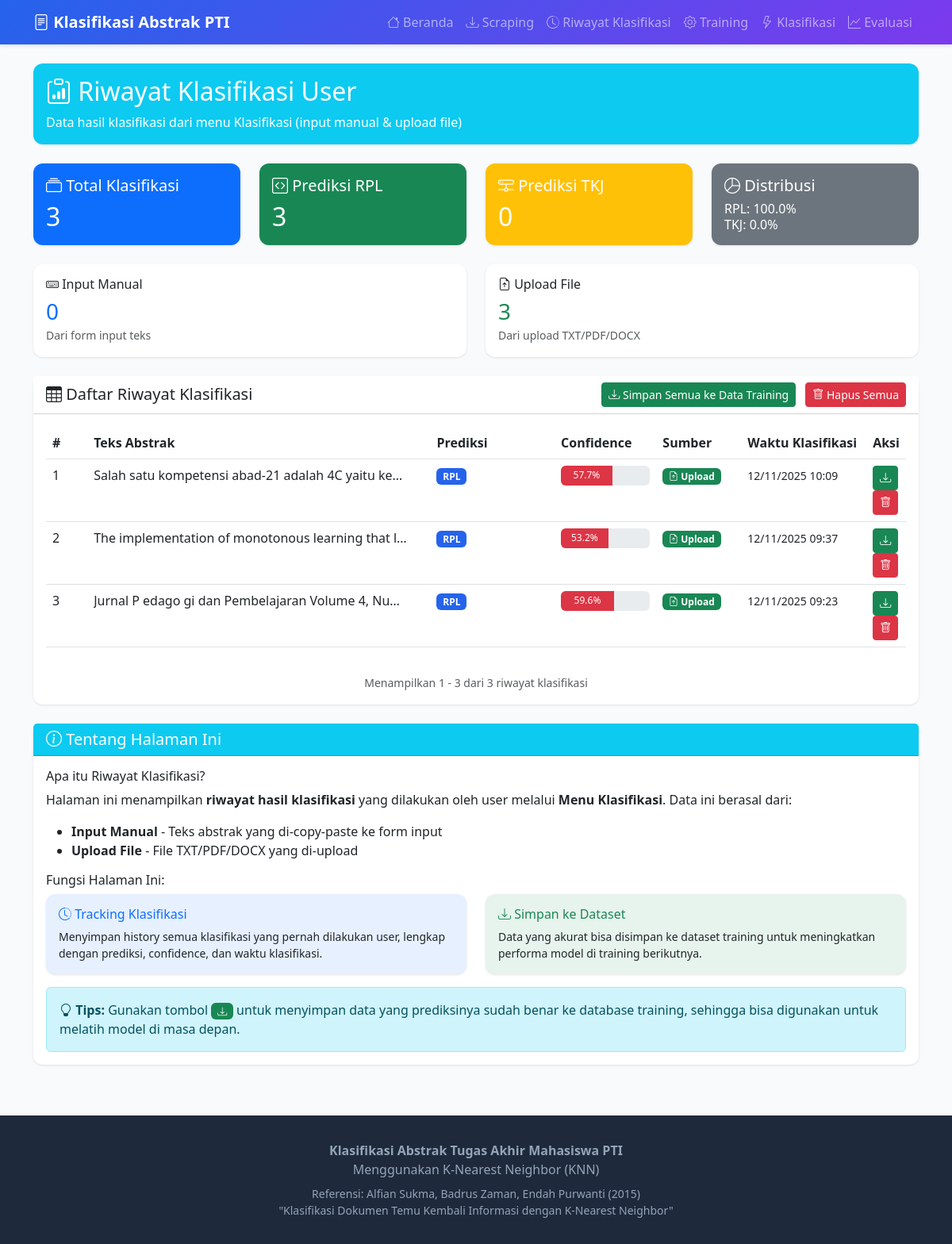
/data-test, run on the app's committed database.
### models.py (models this page shows, shortened)
class ClassificationHistory(db.Model):
    __tablename__ = 'classification_history'
    id = db.Column(db.Integer, primary_key=True)
    abstract_text = db.Column(db.Text, nullable=False)
    predicted_label = db.Column(db.String(10), nullable=False)  # RPL atau TKJ
    confidence = db.Column(db.Float, nullable=False)
    source = db.Column(db.String(20), default='manual')  # 'manual', 'upload', 'batch'
    classified_at = db.Column(db.DateTime, default=datetime.utcnow)

### app.py (the view)
@app.route('/data-test')
def data_test():
    page = request.args.get('page', 1, type=int)
    per_page = 20
    history_query = ClassificationHistory.query.order_by(ClassificationHistory.classified_at.desc())
    pagination = history_query.paginate(page=page, per_page=per_page, error_out=False)
    test_data = pagination.items
    total_test = ClassificationHistory.query.count()
    total_rpl = ClassificationHistory.query.filter_by(predicted_label='RPL').count()
    total_tkj = ClassificationHistory.query.filter_by(predicted_label='TKJ').count()
    total_manual = ClassificationHistory.query.filter_by(source='manual').count()
    total_upload = ClassificationHistory.query.filter_by(source='upload').count()
    stats = {
        'total': total_test,
        'rpl': total_rpl,
        'tkj': total_tkj,
        'manual': total_manual,
        'upload': total_upload
    }
    return render_template('test_data.html',
                         test_data=test_data,
                         pagination=pagination,
                         stats=stats)

### app.py (called while the page is built)
def init_classifier():
    global classifier
    if classifier is None:
        classifier = KNNClassifier(k=app.config['KNN_K_VALUE'])
        if os.path.exists('models/knn_classifier.joblib'):
            try:
                classifier.load('models')
                print(f"✅ Model loaded successfully! is_trained={classifier.is_trained}")
            except Exception as e:
                print(f"❌ Error loading model: {e}")
                classifier = None
        else:
            print("⚠️ Model file not found: models/knn_classifier.joblib")
            print("   Please train the model first!")
    else:
        print(f"ℹ️ Classifier already initialized. is_trained={classifier.is_trained}")

@app.before_request
def before_first_request():
    db.create_all()
    init_classifier()

### templates/test_data.html (shortened to what this page needs)
{% extends "base.html" %}  {% block content %}
<div class="row mb-4">
  <div class="col-12">
    <div class="card bg-info text-white">
      <div class="card-body">
        <h2 class="mb-2">
          <i class="bi bi-clipboard-data"></i> Riwayat Klasifikasi User
        </h2>
        <p class="mb-0">
          Data hasil klasifikasi dari menu Klasifikasi (input manual & upload
          file)
        </p>
      </div>
    </div>
  </div>
</div>
<div class="row mb-4">
  <div class="col-md-3">
    <div class="card bg-primary text-white">
      <div class="card-body">
        <h5 class="card-title">
          <i class="bi bi-collection"></i> Total Klasifikasi
        </h5>
        <h2 class="mb-0">{{ stats.total }}</h2>
      </div>
    </div>
  </div>
  <div class="col-md-3">
    <div class="card bg-success text-white">
      <div class="card-body">
        <h5 class="card-title">
          <i class="bi bi-code-square"></i> Prediksi RPL
        </h5>
        <h2 class="mb-0">{{ stats.rpl }}</h2>
      </div>
    </div>
  </div>
  <div class="col-md-3">
    <div class="card bg-warning text-white">
      <div class="card-body">
        <h5 class="card-title">
          <i class="bi bi-hdd-network"></i> Prediksi TKJ
        </h5>
        <h2 class="mb-0">{{ stats.tkj }}</h2>
      </div>
    </div>
  </div>
  <div class="col-md-3">
    <div class="card bg-secondary text-white">
      <div class="card-body">
        <h5 class="card-title"><i class="bi bi-pie-chart"></i> Distribusi</h5>
        <h6 class="mb-0">
          {% if stats.total > 0 %} RPL: {{ ((stats.rpl / stats.total) *
          100)|round(1) }}%<br />
          TKJ: {{ ((stats.tkj / stats.total) * 100)|round(1) }}% {% else %}
          Belum ada data {% endif %}
        </h6>
      </div>
    </div>
  </div>
</div>
<div class="row mb-4">
  <div class="col-md-6">
    <div class="card">
      <div class="card-body">
        <h6 class="card-title"><i class="bi bi-keyboard"></i> Input Manual</h6>
        <h3 class="mb-0 text-primary">{{ stats.manual }}</h3>
        <small class="text-muted">Dari form input teks</small>
      </div>
    </div>
  </div>
  <div class="col-md-6">
    <div class="card">
      <div class="card-body">
        <h6 class="card-title">
          <i class="bi bi-file-earmark-arrow-up"></i> Upload File
        </h6>
        <h3 class="mb-0 text-success">{{ stats.upload }}</h3>
        <small class="text-muted">Dari upload TXT/PDF/DOCX</small>
      </div>
    </div>
  </div>
</div>
{% if test_data %}
<div class="card">
  <div
    class="card-header bg-white d-flex justify-content-between align-items-center"
  >
    <h5 class="mb-0"><i class="bi bi-table"></i> Daftar Riwayat Klasifikasi</h5>
    {% if stats.total > 0 %}
    <div>
      <button
        type="button"
        class="btn btn-success btn-sm me-2"
        data-bs-toggle="modal"
        data-bs-target="#saveAllModal"
      >
        <i class="bi bi-download"></i> Simpan Semua ke Data Training
      </button>
      <button
        type="button"
        class="btn btn-danger btn-sm"
        data-bs-toggle="modal"
        data-bs-target="#clearAllModal"
      >
        <i class="bi bi-trash"></i> Hapus Semua
      </button>
    </div>
    {% endif %}
  </div>
  <div class="card-body">
    <div class="table-responsive">
      <table class="table table-hover">
        <thead>
          <tr>
            <th width="5%">#</th>
            <th width="40%">Teks Abstrak</th>
            <th width="15%">Prediksi</th>
            <th width="12%">Confidence</th>
            <th width="10%">Sumber</th>
            <th width="15%">Waktu Klasifikasi</th>
            <th width="10%">Aksi</th>
          </tr>
        </thead>
        <tbody>
          {% for item in test_data %}
          <tr>
            <td>
              {{ (pagination.page - 1) * pagination.per_page + loop.index }}
            </td>
            <td>
              <div
                class="text-truncate"
                style="max-width: 400px"
                data-bs-toggle="tooltip"
                data-bs-placement="top"
                title="{{ item.abstract_text }}"
              >
                {{ item.abstract_text[:150] }}
              </div>
            </td>
            <td>
              <span class="badge badge-{{ item.predicted_label.lower() }}">
                {{ item.predicted_label }}
              </span>
            </td>
            <td>
              {% set confidence_percent = (item.confidence * 100)|round(1) %}
              <div class="progress" style="height: 25px">
                <div
                  class="progress-bar {% if item.confidence >= 0.8 %}bg-success {% elif item.confidence >= 0.6 %}bg-warning {% else %}bg-danger{% endif %}"
                  role="progressbar"
                  style="width: {{ confidence_percent }}%"
                  aria-valuenow="{{ confidence_percent }}"
                  aria-valuemin="0"
                  aria-valuemax="100"
                >
                  {{ confidence_percent }}%
                </div>
              </div>
            </td>
            <td>
              {% if item.source == 'manual' %}
              <span class="badge bg-primary">
                <i class="bi bi-keyboard"></i> Manual
              </span>
              {% elif item.source == 'upload' %}
              <span class="badge bg-success">
                <i class="bi bi-file-earmark-arrow-up"></i> Upload
              </span>
              {% else %}
              <span class="badge bg-secondary">{{ item.source }}</span>
              {% endif %}
            </td>
            <td>
              <small>{{ item.classified_at.strftime('%d/%m/%Y %H:%M') }}</small>
            </td>
            <td>
              <form
                method="POST"
                action="{{ url_for('save_test_to_training', id=item.id) }}"
                style="display: inline"
                onsubmit="return confirm('Simpan data ini ke Data Training?');"
              >
                <button
                  type="submit"
                  class="btn btn-success btn-sm"
                  title="Simpan ke Data Training"
                >
                  <i class="bi bi-download"></i>
                </button>
              </form>
              <form
                method="POST"
                action="{{ url_for('delete_test_data', id=item.id) }}"
                style="display: inline"
                onsubmit="return confirm('Yakin ingin menghapus data ini?');"
              >
                <button
                  type="submit"
                  class="btn btn-danger btn-sm"
                  title="Hapus"
                >
                  <i class="bi bi-trash"></i>
                </button>
              </form>
            </td>
          </tr>
          {% endfor %}
        </tbody>
      </table>
    </div>
    <div class="text-center text-muted mt-3">
      <small>
        Menampilkan {{ (pagination.page - 1) * pagination.per_page + 1 }} - {%
        if pagination.page * pagination.per_page < pagination.total %} {{
        pagination.page * pagination.per_page }} {% else %} {{ pagination.total
        }} {% endif %} dari {{ pagination.total }} riwayat klasifikasi
      </small>
    </div>
  </div>
</div>
{% endif %}
<div class="card mt-4 border-info">
  <div class="card-header bg-info text-white">
    <h5 class="mb-0"><i class="bi bi-info-circle"></i> Tentang Halaman Ini</h5>
  </div>
  <div class="card-body">
    <h6>Apa itu Riwayat Klasifikasi?</h6>
    <p>
      Halaman ini menampilkan <strong>riwayat hasil klasifikasi</strong> yang
      dilakukan oleh user melalui <strong>Menu Klasifikasi</strong>. Data ini
      berasal dari:
    </p>
    <ul>
      <li>
        <strong>Input Manual</strong> - Teks abstrak yang di-copy-paste ke form
        input
      </li>
      <li><strong>Upload File</strong> - File TXT/PDF/DOCX yang di-upload</li>
    </ul>
    <h6 class="mt-3">Fungsi Halaman Ini:</h6>
    <div class="row">
      <div class="col-md-6">
        <div class="card bg-primary bg-opacity-10">
          <div class="card-body">
            <h6 class="text-primary">
              <i class="bi bi-clock-history"></i> Tracking Klasifikasi
            </h6>
            <p class="small mb-0">
              Menyimpan history semua klasifikasi yang pernah dilakukan user,
              lengkap dengan prediksi, confidence, dan waktu klasifikasi.
            </p>
          </div>
        </div>
      </div>
      <div class="col-md-6">
        <div class="card bg-success bg-opacity-10">
          <div class="card-body">
            <h6 class="text-success">
              <i class="bi bi-download"></i> Simpan ke Dataset
            </h6>
            <p class="small mb-0">
              Data yang akurat bisa disimpan ke dataset training untuk
              meningkatkan performa model di training berikutnya.
            </p>
          </div>
        </div>
      </div>
    </div>
    <div class="alert alert-info mt-3 mb-0">
      <i class="bi bi-lightbulb"></i>
      <strong>Tips:</strong> Gunakan tombol
      <span class="badge bg-success"><i class="bi bi-download"></i></span> untuk
      menyimpan data yang prediksinya sudah benar ke database training, sehingga
      bisa digunakan untuk melatih model di masa depan.
    </div>
  </div>
</div>
{% endblock %}

### templates/base.html (style rules this page uses)
:root { --primary-color: #2563eb; --secondary-color: #7c3aed; --success-color: #10b981; --danger-color: #ef4444; --warning-color: #f59e0b; }
body { font-family: "Segoe UI", Tahoma, Geneva, Verdana, sans-serif; background-color: #f8fafc; }
.card { border: none; border-radius: 12px; box-shadow: 0 1px 3px rgba(0, 0, 0, 0.1); transition: transform 0.2s, box-shadow 0.2s; }
.badge-rpl { background-color: var(--primary-color); }

### data on the page
ClassificationHistory: page "1", abstract_text "Salah satu kompetensi abad-21 adalah 4C yaitu ke…", predicted_label "RPL", confidence_percent "57.7", source "upload" (drawn), classified_at "12/11/2025 10:09"
ClassificationHistory: (pagination.page-1)*pagination.per_page+loop.index "2", abstract_text "The implementation of monotonous learning that l…", predicted_label "RPL", confidence_percent "53.2", source "upload" (drawn), classified_at "12/11/2025 09:37"
ClassificationHistory: page "3", abstract_text "Jurnal P edago gi dan Pembelajaran Volume 4, Nu…", predicted_label "RPL", confidence_percent "59.6", source "upload" (drawn), classified_at "12/11/2025 09:23"

### other printed values
{{ stats.total }} "3"
{{ stats.rpl }} "3"
{{ stats.tkj }} "0"
{{ ((stats.rpl / stats.total) *
          100)|round(1) }} "100.0"
{{ ((stats.tkj / stats.total) * 100)|round(1) }} "0.0"
{{ stats.manual }} "0"
{{ stats.upload }} "3"
{{ (pagination.page - 1) * pagination.per_page + 1 }} "1"
{{ pagination.total }} "3"
